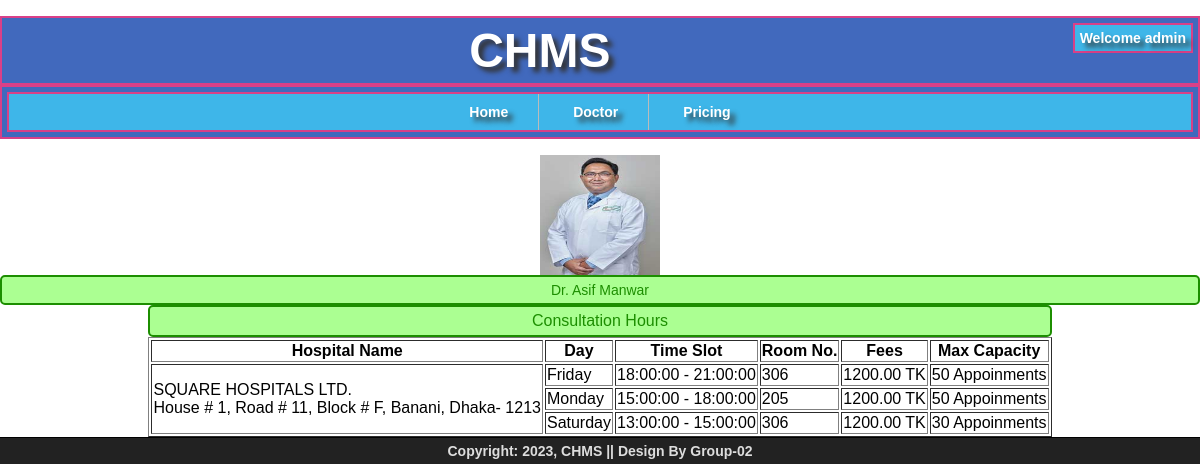
/CHMS/admin/doctor/consultation.php?D_ID=1003 (signed in), run on the app's committed database.
### tables this page shows
CREATE TABLE `doctor` (
  `ID` int(11) NOT NULL,
  `License_Number` int(11) NOT NULL,
  `Fname` varchar(30) NOT NULL,
  `Lname` varchar(30) DEFAULT NULL,
  `Title` varchar(30) DEFAULT NULL,
  `DOB` date NOT NULL,
  `Gender` char(10) NOT NULL,
  `Experience_From` date NOT NULL,
  `Language` varchar(100) NOT NULL,
  `Current_Position` varchar(150) NOT NULL,
  `P_Location` varchar(150) NOT NULL
);

CREATE TABLE `user_details` (
  `ID` int(11) NOT NULL,
  `User_Name` varchar(255) NOT NULL,
  `Password` char(255) NOT NULL,
  `Role` char(20) NOT NULL,
  `Phone_Number` char(15) NOT NULL,
  `Email` char(150) DEFAULT NULL,
  `Address` varchar(200) DEFAULT NULL,
  `Photo` char(50) DEFAULT NULL,
  `Status` tinyint(1) NOT NULL
);

CREATE TABLE `hospital` (
  `ID` int(11) NOT NULL,
  `License_Number` int(11) NOT NULL,
  `Name` varchar(50) NOT NULL
);

CREATE TABLE `consultation` (
  `D_ID` int(11) NOT NULL,
  `H_ID` int(11) NOT NULL,
  `Day` char(10) NOT NULL,
  `Start_Time` time NOT NULL,
  `End_Time` time NOT NULL,
  `Room` int(4) NOT NULL,
  `Fees` decimal(6,2) NOT NULL,
  `MAX_Capacity` int(3) NOT NULL
);

### CHMS/admin/doctor/consultation.php (the view, shortened to what this page needs)
<?php
include("../../common/header-content.php");
if(isset($_GET['D_ID'])){
	$D_ID = $_GET['D_ID'];
	$sql_info = "SELECT d.Title, d.Fname, d.Lname, u.Photo
		FROM doctor d, user_details u
		WHERE d.ID = u.ID AND d.ID = $D_ID";
		$result_info = mysqli_query($conn, $sql_info);
		$found_user = mysqli_fetch_array($result_info);
		$Title = $found_user['Title'];
		$Fname = $found_user['Fname'];
        $Lname = $found_user['Lname'];
        $Photo = $found_user['Photo'];
        echo '<table align="center" border="1">';
        if($Photo == ""){
			echo '<div align="center"><img src="/chms/doctor/img/null.jpg" alt="'.$Fname.' '.$Lname.'" width="200px" height="200px"></div>';
		}
		else{
			echo '<div align="center"><img src="/chms/doctor/'.$Photo.'" alt="'.$Fname.' '.$Lname.'" width="120px" height="120px"></div>';
		}
		echo '<div id="joy_congratulation" align="center">'.
			$Title .' Dr. '. $Fname . ' '. $Lname .'</div>';
		echo '
		<caption>
			<div id="joy_congratulation">
				Consultation Hours
			</div>
		</caption>';
		$sql_hospital = "SELECT DISTINCT H_ID
						FROM consultation
						WHERE D_ID = $D_ID";
		$result_hospital = mysqli_query($conn, $sql_hospital);
		if (mysqli_num_rows($result_hospital) > 0){
			echo '<tr>
			<th>Hospital Name</th>
			<th>Day</th>
			<th>Time Slot</th>
			<th>Room No.</th>
			<th>Fees</th>
			<th>Max Capacity</th></tr>';
			while ($row = mysqli_fetch_assoc($result_hospital)){
				$hospital_ID = $row['H_ID'];
				$sql_hospital_details = "SELECT h.Name, u.Address
										FROM hospital h, user_details u
										WHERE u.ID = h.ID AND h.ID = $hospital_ID";
				$result_hospital_details = mysqli_query($conn, $sql_hospital_details);
				$found_hospital_details = mysqli_fetch_array($result_hospital_details);
				$Name = $found_hospital_details['Name'];
				$Address = $found_hospital_details['Address'];
				$sql_info = "SELECT Day, Start_Time, End_Time, Room, Fees, MAX_Capacity
							FROM consultation
							WHERE H_ID = $hospital_ID AND D_ID = $D_ID";
				$result_info = mysqli_query($conn, $sql_info);
				echo '<tr>
						<td rowspan="'.mysqli_num_rows($result_info).'">'.$Name.'<br>'.$Address.'</td>';
				$flag = false;
				while ($row = mysqli_fetch_assoc($result_info)){
					if($flag){
						echo '<tr>';
					}
					echo '<td>'.$row['Day'].'</td>';
					echo '<td>'.$row['Start_Time'].' - '.$row['End_Time'].'</td>';
					echo '<td>'.$row['Room'].'</td>';
					echo '<td>'.$row['Fees'].' TK</td>';
					echo '<td>'.$row['MAX_Capacity'].' Appoinments</td></tr>';
					$flag = true;
				}
			}
		}
		else{
			echo '<div id="joy_warning" align="center">No Hour Available</div>';
		}
		echo '</table>';
}
else{
	redirect_to("/chms/admin/");
}
?>
<!DOCTYPE html>
<html>
<head>
</head>
<body>
</body>
</html>

### data on the page
doctor: ID.Photo (picture), Fname "Asif", Lname "Manwar"
hospital: Name "SQUARE HOSPITALS LTD.", ID.Address "House # 1, Road # 11, Block # F, Banani, Dhaka- 1213"
consultation: Day "Friday", Start_Time "18:00:00", End_Time "21:00:00", Room "306", Fees "1200.00", MAX_Capacity "50"
consultation: Day "Monday", Start_Time "15:00:00", End_Time "18:00:00", Room "205", Fees "1200.00", MAX_Capacity "50"
consultation: Day "Saturday", Start_Time "13:00:00", End_Time "15:00:00", Room "306", Fees "1200.00", MAX_Capacity "30"

### other printed values
$User_Name "admin"
